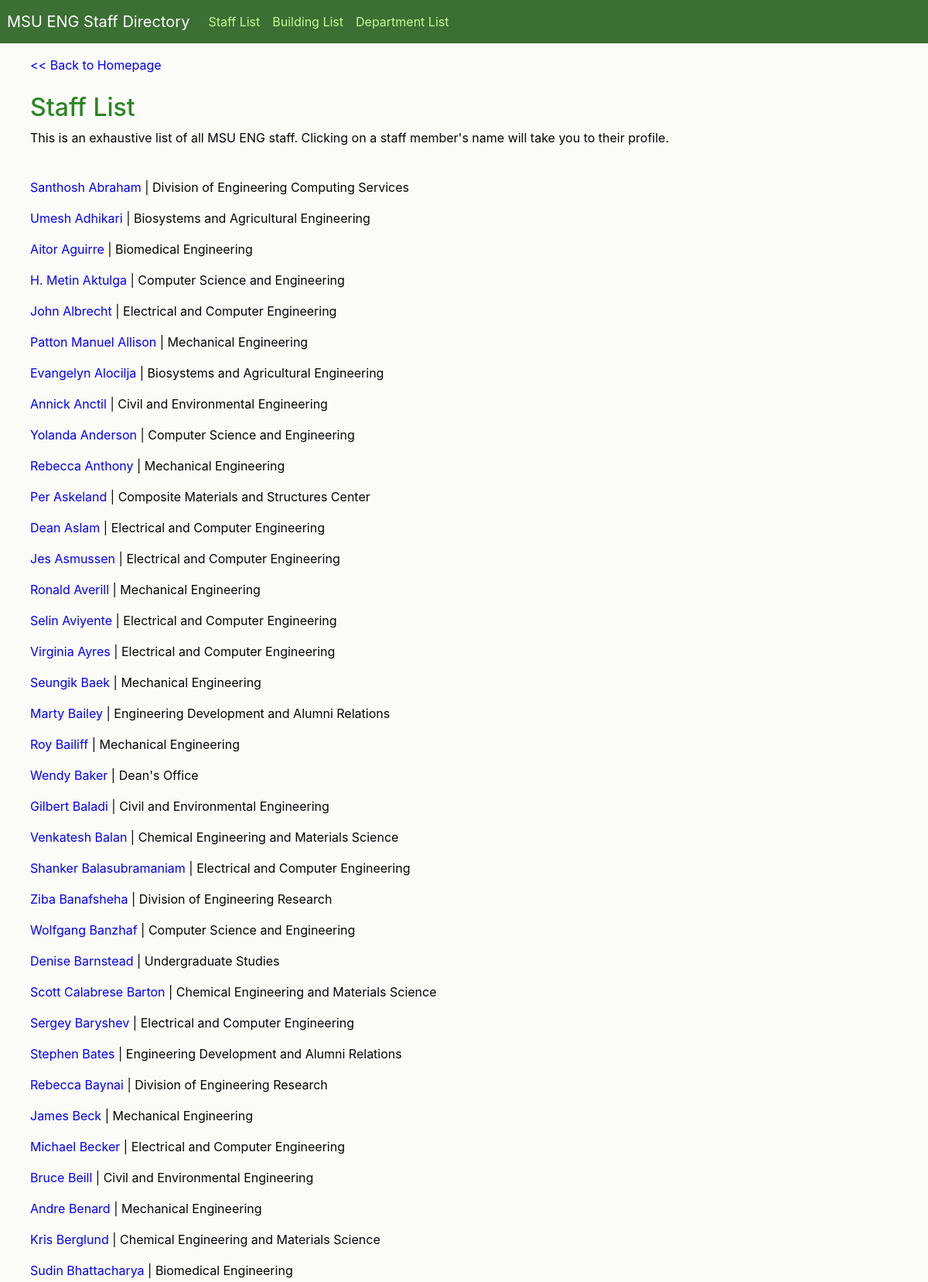
Screenshot of /staff (upper part) with the database file from the repository.
### tables this page shows
CREATE TABLE 'Staff' (
            'StaffId' INTEGER PRIMARY KEY AUTOINCREMENT,
            'FirstName' TEXT NOT NULL,
            'LastName' TEXT NOT NULL,
            'Title' TEXT NOT NULL,
            'StreetAddress' TEXT,
            'BuildingId' INTEGER,
            'Room' TEXT,
            'Department' TEXT,
            'DepartmentId' INTEGER,
            'Email' TEXT,
            'Phone' TEXT,
            FOREIGN KEY(BuildingId) REFERENCES Building(BuildingId),
            FOREIGN KEY(DepartmentId) REFERENCES Department(DepartmentId)
            );

### SI507_final_proj.py (the view)
@app.route('/staff')
def staff():
    try:
        conn = sqlite3.connect(DBNAME)
        cur = conn.cursor()
    except:
        print("failed to connect database to web output")
    statement= '''
        SELECT FirstName, LastName, Title, Department, StaffId FROM Staff
        ORDER BY LastName ASC;
        '''
    members = cur.execute(statement).fetchall()
    conn.close()
    return render_template('staff.html', members=members)

### templates/staff.html
{% extends 'base.html' %}
{% block content %}
<a href="{{ url_for('index') }}"><< Back to Homepage</a>
<br>
<br>
<h2>Staff List</h2>
<p>This is an exhaustive list of all MSU ENG staff. Clicking on a staff member's name will take you to their profile.</p>
<br>
{% for member in members %}
<p><tr>
 <td><a href="{{ url_for('profile', id=member[4]) }}">{{ member[0] }} {{ member[1] }}</a></td>
 <td>|</td>
 <td>{{ member[3] }}</td>
</tr></p>
{% endfor %}
{% endblock content %}

### static/staff.css (style rules this page uses)
body { background-color: #FBFBF8; }
h1, h2, h3, h4 { color: #2B8522; margin-bottom: 0.5rem; text-align: left; }
p { color: #040505; text-align: justify; }
a:link { background-color: transparent; color: #0000ff; text-decoration: none; }

### rows the page displays
Staff: FirstName "Santhosh", LastName "Abraham", Department "Division of Engineering Computing Services"
Staff: FirstName "Umesh", LastName "Adhikari", Department "Biosystems and Agricultural Engineering"
Staff: FirstName "Aitor", LastName "Aguirre", Department "Biomedical Engineering"
Staff: FirstName "H. Metin", LastName "Aktulga", Department "Computer Science and Engineering"
Staff: FirstName "John", LastName "Albrecht", Department "Electrical and Computer Engineering"
Staff: FirstName "Patton Manuel", LastName "Allison", Department "Mechanical Engineering"
Staff: FirstName "Evangelyn", LastName "Alocilja", Department "Biosystems and Agricultural Engineering"
Staff: FirstName "Annick", LastName "Anctil", Department "Civil and Environmental Engineering"
Staff: FirstName "Yolanda", LastName "Anderson", Department "Computer Science and Engineering"
Staff: FirstName "Rebecca", LastName "Anthony", Department "Mechanical Engineering"
Staff: FirstName "Per", LastName "Askeland", Department "Composite Materials and Structures Center"
Staff: FirstName "Dean", LastName "Aslam", Department "Electrical and Computer Engineering"
Staff: FirstName "Jes", LastName "Asmussen", Department "Electrical and Computer Engineering"
Staff: FirstName "Ronald", LastName "Averill", Department "Mechanical Engineering"
Staff: FirstName "Selin", LastName "Aviyente", Department "Electrical and Computer Engineering"
Staff: FirstName "Virginia", LastName "Ayres", Department "Electrical and Computer Engineering"
Staff: FirstName "Seungik", LastName "Baek", Department "Mechanical Engineering"
Staff: FirstName "Marty", LastName "Bailey", Department "Engineering Development and Alumni Relations"
Staff: FirstName "Roy", LastName "Bailiff", Department "Mechanical Engineering"
Staff: FirstName "Wendy", LastName "Baker", Department "Dean's Office"
Staff: FirstName "Gilbert", LastName "Baladi", Department "Civil and Environmental Engineering"
Staff: FirstName "Venkatesh", LastName "Balan", Department "Chemical Engineering and Materials Science"
Staff: FirstName "Shanker", LastName "Balasubramaniam", Department "Electrical and Computer Engineering"
Staff: FirstName "Ziba", LastName "Banafsheha", Department "Division of Engineering Research"
Staff: FirstName "Wolfgang", LastName "Banzhaf", Department "Computer Science and Engineering"
Staff: FirstName "Denise", LastName "Barnstead", Department "Undergraduate Studies"
Staff: FirstName "Scott Calabrese", LastName "Barton", Department "Chemical Engineering and Materials Science"
Staff: FirstName "Sergey", LastName "Baryshev", Department "Electrical and Computer Engineering"
Staff: FirstName "Stephen", LastName "Bates", Department "Engineering Development and Alumni Relations"
Staff: FirstName "Rebecca", LastName "Baynai", Department "Division of Engineering Research"
Staff: FirstName "James", LastName "Beck", Department "Mechanical Engineering"
Staff: FirstName "Michael", LastName "Becker", Department "Electrical and Computer Engineering"
Staff: FirstName "Bruce", LastName "Beill", Department "Civil and Environmental Engineering"
Staff: FirstName "Andre", LastName "Benard", Department "Mechanical Engineering"
Staff: FirstName "Kris", LastName "Berglund", Department "Chemical Engineering and Materials Science"
Staff: FirstName "Sudin", LastName "Bhattacharya", Department "Biomedical Engineering"
